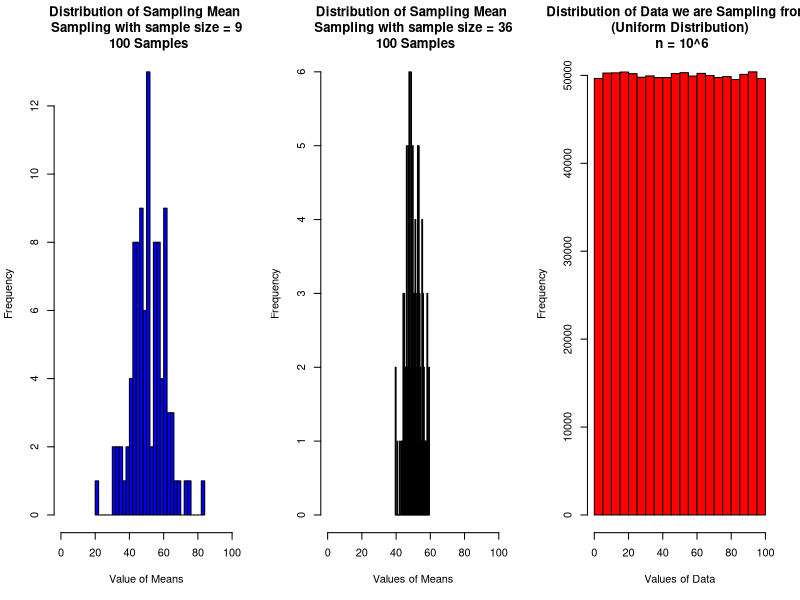

Write the R code that produced this figure.
mt.mat <- matrix(ncol = 9,nrow = 100)
for (i in 1:100) {
  mt.mat[i,] <- runif(9,0,100)
  #mt.mat[i,] <- rpois(7,100)
}#random sampling from 0-100

means_nine.vec <- apply(mt.mat,1,mean)

mt_2.mat <- matrix(ncol = 50,nrow = 100)
for (i in 1:100) {
  mt_2.mat[i,] <- runif(50,0,100)
  #mt_2.mat[i,] <- rpois(7,100)
}#random sampling from 0-100

means_fifty.vec <- apply(mt_2.mat,1,mean)
unif.vec <- runif(10^6,0,100)

par(mfrow = c(1,3))
hist(means_nine.vec,xlim = c(0,100),col = 'blue',main = "Distribution of Sampling Mean \n Sampling with sample size = 9 \n 100 Samples",xlab = "Value of Means",breaks = 30)
hist(means_fifty.vec,xlim = c(0,100),col = 'red', main = "Distribution of Sampling Mean \n Sampling with sample size = 36 \n 100 Samples",xlab = "Values of Means",breaks = 30)
hist(unif.vec,xlim = c(0,100),col = 'red', main = "Distribution of Data we are Sampling from \n (Uniform Distribution) \n n = 10^6",xlab = "Values of Data",breaks = 30)

